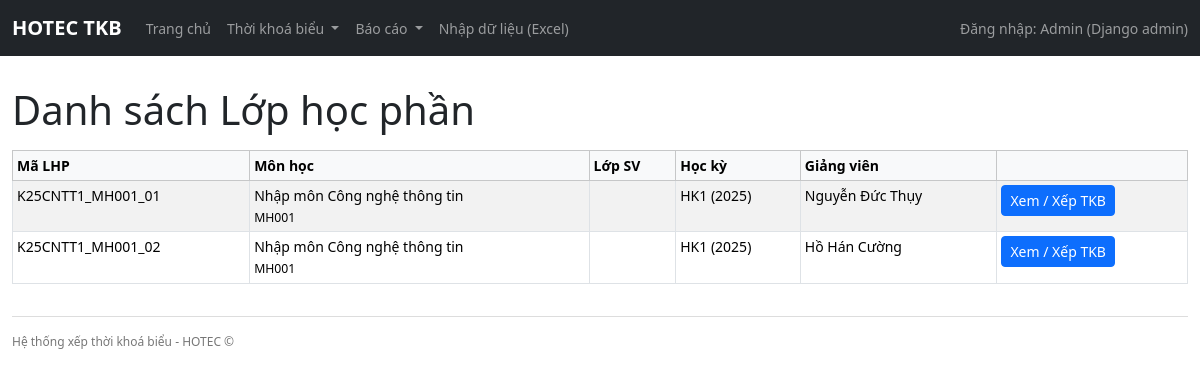
Page /timetable/sections/ on the earlier database version.
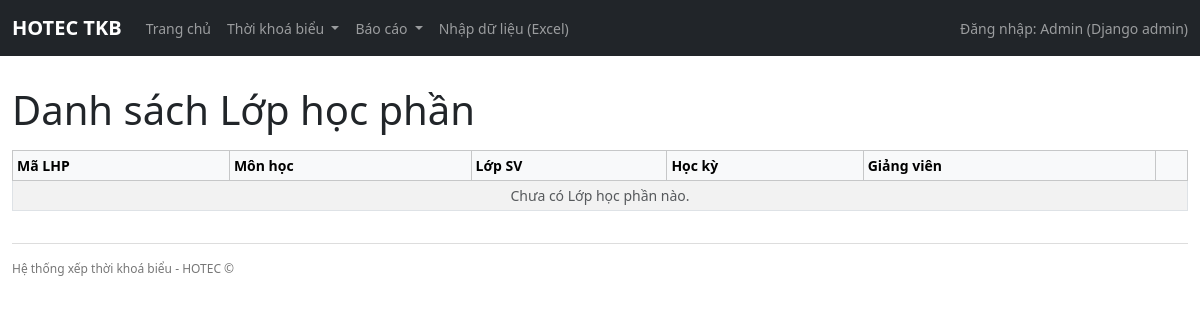
Same page on the later database version.
### timetable/models.py (models this page shows, shortened)
class CourseSection(models.Model):
    subject = models.ForeignKey(Subject, on_delete=models.CASCADE, verbose_name="Môn học")
    semester = models.ForeignKey(Semester, on_delete=models.CASCADE, verbose_name="Học kỳ")
    code = models.CharField(max_length=50, verbose_name="Mã Lớp HP")
    classes = models.ManyToManyField(
        StudentClass, related_name="course_sections", verbose_name="Các Lớp sinh viên"
    )
    instructor = models.ForeignKey(
        Instructor, on_delete=models.SET_NULL, null=True, blank=True, verbose_name="Giảng viên chính"
    )
    planned_periods = models.FloatField(
        null=True, blank=True, verbose_name="Tổng số tiết của Lớp HP"
    )
    start_week = models.IntegerField(
        null=True, blank=True, verbose_name="Bắt đầu từ Tuần (nếu khác Tuần 1)"
    )
    week_count = models.IntegerField(
        null=True, blank=True, verbose_name="Số tuần dạy (nếu rút gọn)"
    )
    sessions_per_week = models.IntegerField(
        default=1, verbose_name="Số buổi/tuần dự kiến (để engine auto xếp)"
    )
    is_locked = models.BooleanField(
        default=False,
        verbose_name="Khoá Lớp HP (không tự động thay đổi khi chạy auto xếp TKB)",
    )
    note = models.CharField(max_length=255, blank=True, verbose_name="Ghi chú")
    class Meta:
        verbose_name_plural = "16. Lớp học phần"
        unique_together = ("semester", "code")

class Subject(models.Model):
    SUBJECT_TYPE_CHOICES = [
        ("TN", "Trắc nghiệm"),
        ("TL", "Tự luận"),
        ("TH", "Thực hành trên máy"),
        ("BC", "Báo cáo / Tiểu luận"),
        ("KHAC", "Khác"),
    ]
    code = models.CharField(max_length=20, unique=True, verbose_name="Mã Môn/Mô-đun")
    name = models.CharField(max_length=200, verbose_name="Tên Môn học/Mô-đun")
    major = models.ForeignKey(
        Major,
        on_delete=models.SET_NULL,
        null=True,
        blank=True,
        verbose_name="Ngành (nếu là môn chuyên ngành)"
    )
    managing_department = models.ForeignKey(
        Department,
        on_delete=models.CASCADE,
        null=True,
        blank=True,
        verbose_name="Khoa phụ trách"
    )
    subject_type = models.CharField(
        max_length=20, choices=SUBJECT_TYPE_CHOICES, verbose_name="Loại môn"
    )
    total_periods = models.FloatField(verbose_name="Tổng số Tiết/Giờ")
    max_class_size = models.IntegerField(default=35, verbose_name="Sĩ số tối đa/lớp HP")
    required_room_type = models.ForeignKey(
        RoomType,
        on_delete=models.SET_NULL,
        null=True,
        blank=True,
        verbose_name="Yêu cầu Loại phòng"
    )
    specialization_group = models.ForeignKey(
        SpecializationGroup,
        on_delete=models.SET_NULL,
        null=True,
        blank=True,
        verbose_name="Yêu cầu Nhóm chuyên môn"
    )
    is_external_managed = models.BooleanField(
        default=False,
        verbose_name="Môn do đơn vị khác xếp TKB (không xếp trong hệ thống này)"
    )
    exam_form = models.CharField(
        max_length=10,
        choices=SUBJECT_TYPE_CHOICES,
        default="TN",
        verbose_name="Hình thức thi chính",
    )
    has_separate_marking = models.BooleanField(
        default=False,
        verbose_name="Có chấm thi riêng (sau đợt thi)",
        help_text="Mặc định chỉ bật đối với các môn thực hành trên máy.",
    )
    semester_number = models.PositiveSmallIntegerField(
        null=True, blank=True,
        validators=[MinValueValidator(1), MaxValueValidator(5)],
        verbose_name="Học kỳ (số)",
        help_text="Nhập số học kỳ: 1, 2, 3, 4, 5"
    )
    class Meta:
        verbose_name_plural = "7. Quản lý Môn học"

class Semester(models.Model):
    academic_year = models.ForeignKey(
        AcademicYear, on_delete=models.CASCADE, verbose_name="Thuộc Năm học"
    )
    code = models.CharField(max_length=20, verbose_name="Mã Học kỳ")  # VD: HK1, HK2
    name = models.CharField(max_length=100, verbose_name="Tên hiển thị")
    start_date = models.DateField(verbose_name="Ngày bắt đầu (Tuần 1)",null=True, blank=True) #mới thêm blank với null
    weeks = models.IntegerField(default=15, verbose_name="Tổng số tuần (không tính tuần nghỉ)",null=True, blank=True) #mới thêm blank với null
    class Meta:
        unique_together = ("academic_year", "code")
        verbose_name_plural = "1.1 Cấu hình Học kỳ"
        ordering = ["start_date"]

class AcademicYear(models.Model):
    code = models.CharField(max_length=20, unique=True, verbose_name="Mã Năm học")
    note = models.TextField(blank=True, verbose_name="Ghi chú")
    class Meta:
        verbose_name_plural = "1. Quản lý Năm học"

class Instructor(models.Model):
    code = models.CharField(max_length=20, unique=True, verbose_name="Mã GV")
    name = models.CharField(max_length=100, verbose_name="Họ tên")
    department = models.ForeignKey(Department, on_delete=models.CASCADE, verbose_name="Thuộc Khoa")
    is_leader = models.BooleanField(default=False, verbose_name="Là Lãnh đạo (cờ tổng quát)")
    teaching_quota = models.FloatField(default=415, verbose_name="Định mức GIẢNG DẠY (Tiết)")
    admin_quota = models.FloatField(default=480, verbose_name="Định mức HÀNH CHÍNH (Giờ)")
    conversion_ratio = models.FloatField(default=3.2, verbose_name="Hệ số quy đổi giờ chuẩn → giờ HC")
    max_subjects_per_semester = models.IntegerField(
        default=3, verbose_name="Tối đa môn được phân dạy mỗi Học kỳ"
    )
    roles = models.ManyToManyField(
        InstructorRole, blank=True, verbose_name="Vai trò (ảnh hưởng giảm giờ chuẩn)"
    )
    allowed_majors = models.ManyToManyField(
        Major, blank=True, verbose_name="Được phân dạy cho các Ngành"
    )
    can_teach_general = models.BooleanField(
        default=False, verbose_name="Có dạy được các môn chung (đại cương)?"
    )
    competencies = models.ManyToManyField(
        Subject,
        through="InstructorCompetency",
        verbose_name="Khả năng giảng dạy (theo Môn)",
        blank=True,
    )
    class Meta:
        verbose_name_plural = "6. Quản lý Giảng viên"

### timetable/views.py (the view)
# urls.py: path("sections/", views.section_list, name="section_list"),
def section_list(request):
    qs = CourseSection.objects.select_related(
        "subject",
        "semester",
        "instructor",
    ).prefetch_related(
        "classes",
    )
    semester_id = request.GET.get("semester_id")
    department_id = request.GET.get("department_id")
    semester = None
    department = None
    if semester_id:
        qs = qs.filter(semester_id=semester_id)
        semester = Semester.objects.filter(id=semester_id).first()
    if department_id:
        qs = qs.filter(subject__managing_department_id=department_id)
        department = Department.objects.filter(id=department_id).first()
    qs = qs.order_by(
        "semester__academic_year__code",
        "semester__code",
        "code",
    )
    context = {
        "sections": qs,
        "semester": semester,
        "department": department,
        "semester_id": semester_id,
        "department_id": department_id,
    }
    return render(request, "timetable/section_list.html", context)

### timetable/templates/timetable/section_list.html (shortened to what this page needs)
{% extends "timetable/base.html" %}
{% block content %}
<h1 class="mt-3 mb-3">Danh sách Lớp học phần</h1>
<table class="table table-sm table-bordered table-striped">
  <thead class="table-light">
    <tr>
      <th>Mã LHP</th>
      <th>Môn học</th>
      <th>Lớp SV</th>
      <th>Học kỳ</th>
      <th>Giảng viên</th>
      <th></th>
    </tr>
  </thead>
  <tbody>
    {% for s in sections %}
      <tr>
        <td>{{ s.code }}</td>
        <td>
          {{ s.subject.name }}<br>
          <small>{{ s.subject.code }}</small>
        </td>
        <td>{{ s.student_class.code }}</td>
        <td>{{ s.semester.code }} ({{ s.semester.academic_year.code }})</td>
        <td>
          {% if s.instructor %}
            {{ s.instructor.name }}
          {% else %}
            <span class="text-muted">Chưa phân công</span>
          {% endif %}
        </td>
        <td>
          <a href="{% url 'timetable:section_schedule' s.id %}" class="btn btn-primary btn-sm">
            Xem / Xếp TKB
          </a>
        </td>
      </tr>
    {% empty %}
      <tr>
        <td colspan="6" class="text-center text-muted">
          Chưa có Lớp học phần nào.
        </td>
      </tr>
    {% endfor %}
  </tbody>
</table>
{% endblock %}

### timetable/templates/timetable/base.html (shortened to what this page needs)
<!DOCTYPE html>
<html lang="vi">
<head>
  <link
    href="https://cdn.jsdelivr.net/npm/bootstrap@5.3.3/dist/css/bootstrap.min.css"
    rel="stylesheet"
  >
</head>
<body>
  <nav class="navbar navbar-expand-lg navbar-dark bg-dark fixed-top">
    <div class="container-fluid main-container">
      <a class="navbar-brand" href="{% url 'timetable:home' %}">HOTEC TKB</a>
      <div class="collapse navbar-collapse" id="navbarNav">
        <ul class="navbar-nav me-auto mb-2 mb-lg-0">
          <li class="nav-item">
            <a class="nav-link" href="{% url 'timetable:home' %}">Trang chủ</a>
          </li>
          <li class="nav-item dropdown">
            <a class="nav-link dropdown-toggle" href="#" id="tkbDropdown" role="button"
               data-bs-toggle="dropdown" aria-expanded="false">
              Thời khoá biểu
            </a>
          </li>
          <li class="nav-item dropdown">
            <a class="nav-link dropdown-toggle" href="#" id="reportDropdown" role="button"
               data-bs-toggle="dropdown" aria-expanded="false">
              Báo cáo
            </a>
          </li>
          <li class="nav-item">
            <a class="nav-link" href="{% url 'timetable:data_import_menu' %}">Nhập dữ liệu (Excel)</a>
          </li>
        </ul>
        <span class="navbar-text">
          Đăng nhập: Admin (Django admin)
        </span>
      </div>
    </div>
  </nav>
  <div class="container main-container">
    {% block content %}{% endblock %}
    <footer>
      <p>Hệ thống xếp thời khoá biểu - HOTEC &copy; {{ now|default:"" }}</p>
    </footer>
  </div>
</body>
</html>

### timetable/templates/timetable/base.html (style rules this page uses)
body { padding-top: 70px; font-size: 14px; }
.navbar-brand { font-weight: bold; }
.main-container { max-width: 1200px; }
footer { margin-top: 2rem; padding-top: 1rem; border-top: 1px solid #ddd; font-size: 12px; color: #777; }

Differences in the rows shown:
removed CourseSection: code "K25CNTT1_MH001_01", subject.name "Nhập môn Công nghệ thông tin", subject.code "MH001", semester.code "HK1", semester.academic_year.code "2025", instructor.name "Nguyễn Đức Thụy"
removed CourseSection: code "K25CNTT1_MH001_02", subject.name "Nhập môn Công nghệ thông tin", subject.code "MH001", semester.code "HK1", semester.academic_year.code "2025", instructor.name "Hồ Hán Cường"
Other differences:
text now shown: "Chưa có Lớp học phần nào."
